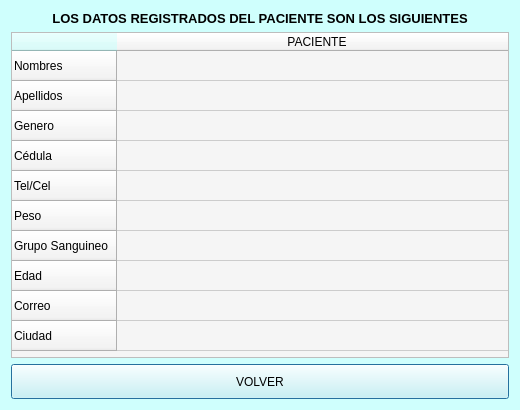
<?xml version="1.0" encoding="UTF-8"?>
<ui version="4.0">
 <class>Dialog</class>
 <widget class="QDialog" name="Dialog">
  <property name="geometry">
   <rect>
    <x>0</x>
    <y>0</y>
    <width>520</width>
    <height>410</height>
   </rect>
  </property>
  <property name="minimumSize">
   <size>
    <width>520</width>
    <height>200</height>
   </size>
  </property>
  <property name="maximumSize">
   <size>
    <width>520</width>
    <height>410</height>
   </size>
  </property>
  <property name="windowTitle">
   <string>Dialog</string>
  </property>
  <property name="styleSheet">
   <string notr="true">background-color: rgb(207, 255, 253);</string>
  </property>
  <layout class="QGridLayout" name="gridLayout">
   <item row="2" column="0">
    <layout class="QHBoxLayout" name="horizontalLayout">
     <item>
      <widget class="QPushButton" name="Boton_Volver">
       <property name="minimumSize">
        <size>
         <width>35</width>
         <height>35</height>
        </size>
       </property>
       <property name="text">
        <string>VOLVER</string>
       </property>
      </widget>
     </item>
    </layout>
   </item>
   <item row="1" column="0">
    <widget class="QTableWidget" name="Tabla_DatosPac">
     <property name="styleSheet">
      <string notr="true">background-color: rgb(245, 245, 245);</string>
     </property>
     <attribute name="horizontalHeaderMinimumSectionSize">
      <number>400</number>
     </attribute>
     <attribute name="verticalHeaderMinimumSectionSize">
      <number>30</number>
     </attribute>
     <row>
      <property name="text">
       <string>Nombres</string>
      </property>
     </row>
     <row>
      <property name="text">
       <string>Apellidos</string>
      </property>
     </row>
     <row>
      <property name="text">
       <string>Genero</string>
      </property>
     </row>
     <row>
      <property name="text">
       <string>Cédula</string>
      </property>
     </row>
     <row>
      <property name="text">
       <string>Tel/Cel</string>
      </property>
     </row>
     <row>
      <property name="text">
       <string>Peso</string>
      </property>
     </row>
     <row>
      <property name="text">
       <string>Grupo Sanguineo</string>
      </property>
     </row>
     <row>
      <property name="text">
       <string>Edad</string>
      </property>
     </row>
     <row>
      <property name="text">
       <string>Correo</string>
      </property>
     </row>
     <row>
      <property name="text">
       <string>Ciudad</string>
      </property>
     </row>
     <column>
      <property name="text">
       <string>PACIENTE</string>
      </property>
     </column>
    </widget>
   </item>
   <item row="0" column="0">
    <widget class="QLabel" name="label">
     <property name="text">
      <string>&lt;html&gt;&lt;head/&gt;&lt;body&gt;&lt;p align=&quot;center&quot;&gt;&lt;span style=&quot; font-size:10pt; font-weight:600;&quot;&gt;LOS DATOS REGISTRADOS DEL PACIENTE SON LOS SIGUIENTES&lt;/span&gt;&lt;/p&gt;&lt;/body&gt;&lt;/html&gt;</string>
     </property>
    </widget>
   </item>
  </layout>
 </widget>
 <resources/>
 <connections/>
</ui>
